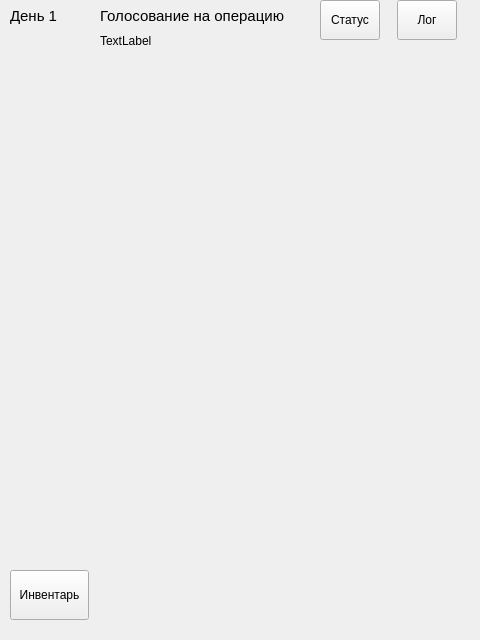
<?xml version="1.0" encoding="UTF-8"?>
<ui version="4.0">
 <class>Game</class>
 <widget class="QWidget" name="Game">
  <property name="geometry">
   <rect>
    <x>0</x>
    <y>0</y>
    <width>480</width>
    <height>640</height>
   </rect>
  </property>
  <property name="windowTitle">
   <string>Form</string>
  </property>
  <widget class="QWidget" name="gridLayoutWidget">
   <property name="geometry">
    <rect>
     <x>90</x>
     <y>560</y>
     <width>391</width>
     <height>80</height>
    </rect>
   </property>
   <layout class="QGridLayout" name="LayoutActions"/>
  </widget>
  <widget class="QWidget" name="verticalLayoutWidget_2">
   <property name="geometry">
    <rect>
     <x>0</x>
     <y>59</y>
     <width>481</width>
     <height>501</height>
    </rect>
   </property>
   <layout class="QVBoxLayout" name="LayoutPlayerList">
    <item>
     <widget class="QStackedWidget" name="stackedWidgetMain">
      <property name="currentIndex">
       <number>-1</number>
      </property>
     </widget>
    </item>
   </layout>
  </widget>
  <widget class="QWidget" name="horizontalLayoutWidget">
   <property name="geometry">
    <rect>
     <x>309</x>
     <y>0</y>
     <width>161</width>
     <height>41</height>
    </rect>
   </property>
   <layout class="QHBoxLayout" name="horizontalLayout">
    <item>
     <widget class="QPushButton" name="Button_Status">
      <property name="maximumSize">
       <size>
        <width>60</width>
        <height>40</height>
       </size>
      </property>
      <property name="text">
       <string>Статус</string>
      </property>
     </widget>
    </item>
    <item>
     <widget class="QPushButton" name="Button_log">
      <property name="maximumSize">
       <size>
        <width>60</width>
        <height>40</height>
       </size>
      </property>
      <property name="text">
       <string>Лог</string>
      </property>
     </widget>
    </item>
   </layout>
  </widget>
  <widget class="QWidget" name="verticalLayoutWidget_3">
   <property name="geometry">
    <rect>
     <x>70</x>
     <y>60</y>
     <width>181</width>
     <height>171</height>
    </rect>
   </property>
   <layout class="QVBoxLayout" name="Layout_status"/>
  </widget>
  <widget class="QLabel" name="labelTime">
   <property name="geometry">
    <rect>
     <x>10</x>
     <y>0</y>
     <width>71</width>
     <height>31</height>
    </rect>
   </property>
   <property name="font">
    <font>
     <pointsize>11</pointsize>
    </font>
   </property>
   <property name="text">
    <string>День 1</string>
   </property>
  </widget>
  <widget class="QLabel" name="labelEvent">
   <property name="geometry">
    <rect>
     <x>100</x>
     <y>0</y>
     <width>211</width>
     <height>31</height>
    </rect>
   </property>
   <property name="font">
    <font>
     <pointsize>11</pointsize>
    </font>
   </property>
   <property name="text">
    <string>Голосование на операцию</string>
   </property>
  </widget>
  <widget class="QPushButton" name="pushButton">
   <property name="geometry">
    <rect>
     <x>10</x>
     <y>570</y>
     <width>79</width>
     <height>50</height>
    </rect>
   </property>
   <property name="minimumSize">
    <size>
     <width>0</width>
     <height>50</height>
    </size>
   </property>
   <property name="text">
    <string>Инвентарь</string>
   </property>
  </widget>
  <widget class="QLabel" name="lblCurrentAction">
   <property name="geometry">
    <rect>
     <x>100</x>
     <y>30</y>
     <width>181</width>
     <height>21</height>
    </rect>
   </property>
   <property name="text">
    <string>TextLabel</string>
   </property>
  </widget>
 </widget>
 <resources/>
 <connections/>
</ui>
